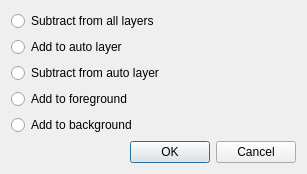
<?xml version="1.0" encoding="UTF-8"?>
<ui version="4.0">
 <class>output::PictureZonePropDialog</class>
 <widget class="QDialog" name="output::PictureZonePropDialog">
  <property name="geometry">
   <rect>
    <x>0</x>
    <y>0</y>
    <width>307</width>
    <height>116</height>
   </rect>
  </property>
  <property name="windowTitle">
   <string>Zone Properties</string>
  </property>
  <layout class="QVBoxLayout" name="zoneverticalLayout">
   <item>
    <widget class="QRadioButton" name="zoneeraser3">
     <property name="text">
      <string>Subtract from all layers</string>
     </property>
    </widget>
   </item>
   <item>
    <widget class="QRadioButton" name="zonepainter2">
     <property name="text">
      <string>Add to auto layer</string>
     </property>
    </widget>
   </item>
   <item>
    <widget class="QRadioButton" name="zoneeraser1">
     <property name="text">
      <string>Subtract from auto layer</string>
     </property>
    </widget>
   </item>
   <item>
    <widget class="QRadioButton" name="zoneforeground">
     <property name="text">
      <string>Add to foreground</string>
     </property>
    </widget>
   </item>
   <item>
    <widget class="QRadioButton" name="zonebackground">
     <property name="text">
      <string>Add to background</string>
     </property>
    </widget>
   </item>
   <item>
    <spacer name="verticalSpacer">
     <property name="orientation">
      <enum>Qt::Vertical</enum>
     </property>
     <property name="sizeHint" stdset="0">
      <size>
       <width>20</width>
       <height>40</height>
      </size>
     </property>
    </spacer>
   </item>
   <item>
    <widget class="QDialogButtonBox" name="buttonBox">
     <property name="orientation">
      <enum>Qt::Horizontal</enum>
     </property>
     <property name="standardButtons">
      <set>QDialogButtonBox::Cancel|QDialogButtonBox::Ok</set>
     </property>
    </widget>
   </item>
  </layout>
 </widget>
 <resources/>
 <connections>
  <connection>
   <sender>buttonBox</sender>
   <signal>accepted()</signal>
   <receiver>output::PictureZonePropDialog</receiver>
   <slot>accept()</slot>
   <hints>
    <hint type="sourcelabel">
     <x>248</x>
     <y>254</y>
    </hint>
    <hint type="destinationlabel">
     <x>157</x>
     <y>274</y>
    </hint>
   </hints>
  </connection>
  <connection>
   <sender>buttonBox</sender>
   <signal>rejected()</signal>
   <receiver>output::PictureZonePropDialog</receiver>
   <slot>reject()</slot>
   <hints>
    <hint type="sourcelabel">
     <x>316</x>
     <y>260</y>
    </hint>
    <hint type="destinationlabel">
     <x>286</x>
     <y>274</y>
    </hint>
   </hints>
  </connection>
 </connections>
</ui>
